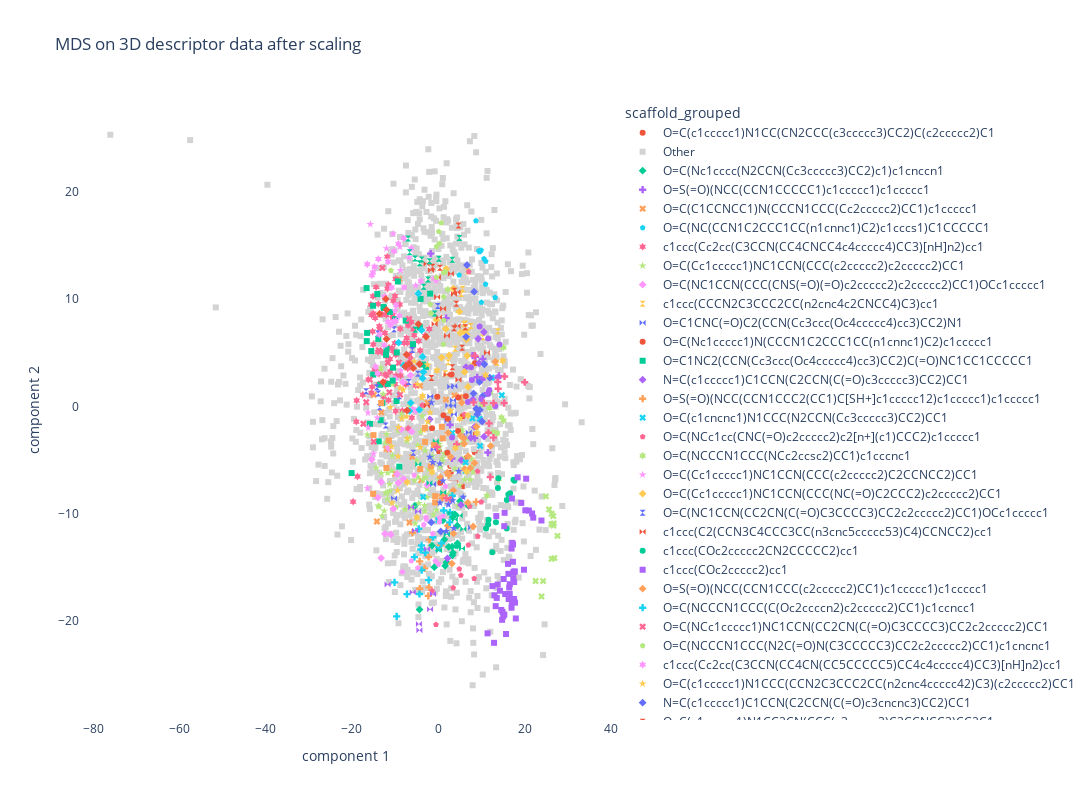

The notebook cell this image was saved under:
### Code cell
fig_3D_scaled = px.scatter(finalDf_3D_scaled, x="component 1", y="component 2",
                    color = "scaffold_grouped", symbol='scaffold_grouped',
                    symbol_sequence = symbols,
                    hover_data = None ,
                    color_discrete_map= {'Other': 'lightgrey'
                                         },
                   # size = "Activity",
                    title = 'MDS on 3D descriptor data after scaling',
                                      width=1200,
                                      height=800,render_mode='SVG')
fig_3D_scaled.update_layout(plot_bgcolor='White')
#fig_3D_scaled.show()
app_scatter = molplotly.add_molecules(fig=fig_3D_scaled,
                                      df=finalDf_3D_scaled,
                                      smiles_col='smiles',
                                      title_col='InChIKey',
                                      condition_col = 'scaffold_grouped')
                                                                          
app_scatter.run_server(mode='inline', port=9613, height=800)

### Figure 1 — Plotly figure (JSON) as saved in the notebook; plotly's stock layout.template omitted (floating-point values rounded to 4 significant figures; data arrays with more than 128 entries replaced by an {"elided": "..."} marker saying what was removed)
{"data": [{"hovertemplate": "scaffold_grouped=O=C(c1ccccc1)N1CC(CN2CCC(c3ccccc3)CC2)C(c2ccccc2)C1<br>component 1=%{x}<br>component 2=%{y}<extra></extra>", "legendgroup": "O=C(c1ccccc1)N1CC(CN2CCC(c3ccccc3)CC2)C(c2ccccc2)C1", "marker": {"color": "#EF553B", "symbol": "circle"}, "mode": "markers", "name": "O=C(c1ccccc1)N1CC(CN2CCC(c3ccccc3)CC2)C(c2ccccc2)C1", "orientation": "v", "showlegend": true, "type": "scatter", "x": [8.455, 9.438, 8.338, 2.928, 5.698, 6.554, 0.1893, 2.776, 3.982, 8.015, 2.891], "xaxis": "x", "y": [-4.283, -4.351, -2.591, -6.694, -7.459, -4.808, -4.201, -5.553, -6.971, -3.296, -6.179], "yaxis": "y"}, {"hovertemplate": "scaffold_grouped=Other<br>component 1=%{x}<br>component 2=%{y}<extra></extra>", "legendgroup": "Other", "marker": {"color": "lightgrey", "symbol": "square"}, "mode": "markers", "name": "Other", "orientation": "v", "showlegend": true, "type": "scatter", "x": {"elided": "1401 float values"}, "xaxis": "x", "y": {"elided": "1401 float values"}, "yaxis": "y"}, {"hovertemplate": "scaffold_grouped=O=C(Nc1cccc(N2CCN(Cc3ccccc3)CC2)c1)c1cnccn1<br>component 1=%{x}<br>component 2=%{y}<extra></extra>", "legendgroup": "O=C(Nc1cccc(N2CCN(Cc3ccccc3)CC2)c1)c1cnccn1", "marker": {"color": "#00cc96", "symbol": "diamond"}, "mode": "markers", "name": "O=C(Nc1cccc(N2CCN(Cc3ccccc3)CC2)c1)c1cnccn1", "orientation": "v", "showlegend": true, "type": "scatter", "x": [7.019, 1.427, 4.4, 3.274, 1.068, -4.351, 3.879, 0.6998, -0.9168, 1.598, 3.214, 4.441, 3.417, 4.424, 1.911, -1.446, -5.405, 5.011, 2.42, 3.339], "xaxis": "x", "y": [-9.266, -12.41, -11.12, -13.88, -10.64, -18.95, -10.07, -10.56, -14.99, -14.87, -13.08, -12.78, -13.66, -12.98, -14.54, -12.98, -9.255, -8.846, -13.1, -10.35], "yaxis": "y"}, {"hovertemplate": "scaffold_grouped=O=S(=O)(NCC(CCN1CCCCC1)c1ccccc1)c1ccccc1<br>component 1=%{x}<br>component 2=%{y}<extra></extra>", "legendgroup": "O=S(=O)(NCC(CCN1CCCCC1)c1ccccc1)c1ccccc1", "marker": {"color": "#ab63fa", "symbol": "cross"}, "mode": "markers", "name": "O=S(=O)(NCC(CCN1CCCCC1)c1ccccc1)c1ccccc1", "orientation": "v", "showlegend": true, "type": "scatter", "x": [11.49, 5.946, 3.156, 8.611, 13.82, 11.35, 10.32, 8.451, 1.812, 14.07, 7.959, -1.749, 9.031, 2.728], "xaxis": "x", "y": [-4.307, -2.832, -4.861, 4.619, 2.669, 1.226, 4.429, -2.956, 8.239, 2.847, 4.739, 14.25, 2.717, -1.705], "yaxis": "y"}, {"hovertemplate": "scaffold_grouped=O=C(C1CCNCC1)N(CCCN1CCC(Cc2ccccc2)CC1)c1ccccc1<br>component 1=%{x}<br>component 2=%{y}<extra></extra>", "legendgroup": "O=C(C1CCNCC1)N(CCCN1CCC(Cc2ccccc2)CC1)c1ccccc1", "marker": {"color": "#FFA15A", "symbol": "x"}, "mode": "markers", "name": "O=C(C1CCNCC1)N(CCCN1CCC(Cc2ccccc2)CC1)c1ccccc1", "orientation": "v", "showlegend": true, "type": "scatter", "x": [-9.983, -14.92, -4.211, -3.975, -6.041, -14.22, -9.042, 1.775, 3.762, -2.467, -13.2, 5.025, -6.69, -11.43, -12.03], "xaxis": "x", "y": [-6.288, 1.086, 1.915, -6.879, -4.707, -10.74, 11.9, 0.635, 1.031, 0.3487, -0.5537, 0.886, -10.83, -4.023, -3.969], "yaxis": "y"}, {"hovertemplate": "scaffold_grouped=O=C(NC(CCN1C2CCC1CC(n1cnnc1)C2)c1cccs1)C1CCCCC1<br>component 1=%{x}<br>component 2=%{y}<extra></extra>", "legendgroup": "O=C(NC(CCN1C2CCC1CC(n1cnnc1)C2)c1cccs1)C1CCCCC1", "marker": {"color": "#19d3f3", "symbol": "pentagon"}, "mode": "markers", "name": "O=C(NC(CCN1C2CCC1CC(n1cnnc1)C2)c1cccs1)C1CCCCC1", "orientation": "v", "showlegend": true, "type": "scatter", "x": [10.58, 9.588, 9.387, 9.94, 4.845, 10.0, 13.19, 8.725, 11.01, 10.97], "xaxis": "x", "y": [13.77, 14.42, 14.51, 14.57, 12.25, 9.707, 10.16, 17.31, 13.53, 11.39], "yaxis": "y"}, {"hovertemplate": "scaffold_grouped=c1ccc(Cc2cc(C3CCN(CC4CNCC4c4ccccc4)CC3)[nH]n2)cc1<br>component 1=%{x}<br>component 2=%{y}<extra></extra>", "legendgroup": "c1ccc(Cc2cc(C3CCN(CC4CNCC4c4ccccc4)CC3)[nH]n2)cc1", "marker": {"color": "#FF6692", "symbol": "hexagram"}, "mode": "markers", "name": "c1ccc(Cc2cc(C3CCN(CC4CNCC4c4ccccc4)CC3)[nH]n2)cc1", "orientation": "v", "showlegend": true, "type": "scatter", "x": [-2.069, -8.917, -4.199, -16.17, -10.02, -11.98, -13.73, -15.33, -14.42, -15.06, -13.66, -10.56, -9.833, -14.1, -11.53, -6.973, -10.4, -11.2, -18.72, -8.812, -8.324, -12.06, -7.333, -5.565, -10.41, -13.78, -10.7, -11.82, -9.871, -10.56, -15.61, -15.46, -15.07, -9.846, -15.13, -5.231, -5.778, -18.92, -12.29, -15.22, -17.49, -6.706, -11.17, -10.03, -13.03, -7.079, -11.41, -3.061, -12.7, -7.89, -5.926, -13.02, -7.197, -11.56, -14.76, -12.34, -12.04, -9.886, -12.23, -7.52, -8.724, -7.006, -19.73, -4.549, -13.98, -12.38, -7.463, -19.0, -10.07, -6.118, -14.63, -13.54, -13.91, -15.51, -11.79, -6.271], "xaxis": "x", "y": [7.218, 9.514, 5.221, 2.499, 2.092, 2.875, 3.052, 1.821, 11.13, 8.669, 7.482, 8.534, 2.853, 3.243, 0.5726, -2.068, 9.846, 4.419, -6.532, 7.248, -0.4039, 4.674, 6.376, 6.65, 5.158, 2.075, 5.428, 13.97, -0.4579, 8.163, 9.511, 8.513, 5.781, 4.819, 10.27, 1.946, 7.173, 0.5566, 2.244, 6.981, 1.088, 4.793, 3.252, 10.3, 8.588, 3.531, 5.478, 6.602, 0.9314, 5.91, 5.66, 5.07, 5.927, 11.35, 3.419, 2.964, 8.536, 11.89, 1.966, 2.043, 2.876, 7.556, -8.887, 6.105, 5.104, 6.854, 3.911, -1.423, 5.902, -1.058, 8.248, 7.177, 9.562, 1.278, 10.99, 7.876], "yaxis": "y"}, {"hovertemplate": "scaffold_grouped=O=C(Cc1ccccc1)NC1CCN(CCC(c2ccccc2)c2ccccc2)CC1<br>component 1=%{x}<br>component 2=%{y}<extra></extra>", "legendgroup": "O=C(Cc1ccccc1)NC1CCN(CCC(c2ccccc2)c2ccccc2)CC1", "marker": {"color": "#B6E880", "symbol": "star"}, "mode": "markers", "name": "O=C(Cc1ccccc1)NC1CCN(CCC(c2ccccc2)c2ccccc2)CC1", "orientation": "v", "showlegend": true, "type": "scatter", "x": [-13.01, -1.349, 5.305, -0.4471, -13.37, -11.28, 5.463, -3.503, -6.019, -12.79, -6.563, 0.483, -5.483, -3.047, 0.3073, -8.491, 0.1335, 4.923, -0.9548, -4.506, 4.539, 0.1332, -1.147, 5.935, 0.9066, -11.18, -4.714, 8.939, -12.52, 0.2218, -10.63, -12.19, -3.168, -13.68, -9.759, -13.16, -3.702, -14.41, 7.695, -2.611, -11.96, 3.867, -3.747, -1.566, -4.979, 6.671, 7.777, -7.724, -13.31, -9.286, -13.94, 7.382, 5.798, -11.79, -3.081, -2.614, -11.75, 5.661, 5.417, -11.49, -6.601, -7.259, -2.251, -11.79, -10.82, -2.885, 2.386, -4.76, 8.094, 6.088, 0.9312, -4.076, -5.353, -10.68, -2.169, -16.45, 1.402, -12.29], "xaxis": "x", "y": [-10.23, -4.622, -3.496, -9.679, 3.418, -7.264, -2.192, -6.822, -9.438, 1.144, 0.08982, -5.648, -6.928, -4.128, -3.748, -0.6945, -3.866, -7.366, -8.353, -9.037, -9.259, -6.809, -10.11, -5.172, -5.098, -7.881, -6.588, -1.99, -9.754, -3.505, -4.588, -8.072, -9.258, -9.379, -9.364, -6.246, -0.9067, -5.746, -5.641, -7.673, -2.607, -5.827, -0.122, -5.735, -5.053, -3.014, -4.894, -9.603, 3.627, -2.251, -9.281, -6.832, -5.797, -8.638, -9.754, -8.488, -6.194, -4.873, -2.418, -3.599, -2.903, -3.236, -1.464, -8.058, -6.016, -6.609, -8.17, -3.599, -6.142, -6.829, -4.833, -2.39, -10.93, 2.049, -5.902, -2.647, -4.392, -3.389], "yaxis": "y"}, {"hovertemplate": "scaffold_grouped=O=C(NC1CCN(CCC(CNS(=O)(=O)c2ccccc2)c2ccccc2)CC1)OCc1ccccc1<br>component 1=%{x}<br>component 2=%{y}<extra></extra>", "legendgroup": "O=C(NC1CCN(CCC(CNS(=O)(=O)c2ccccc2)c2ccccc2)CC1)OCc1ccccc1", "marker": {"color": "#FF97FF", "symbol": "diamond"}, "mode": "markers", "name": "O=C(NC1CCN(CCC(CNS(=O)(=O)c2ccccc2)c2ccccc2)CC1)OCc1ccccc1", "orientation": "v", "showlegend": true, "type": "scatter", "x": [-13.25, -11.0, -15.44, -8.224, -6.172, -14.0, -8.054, -10.4, -10.05, -13.21, -5.919, -11.5, -2.602, -9.532, -12.35, -6.426, -9.26, -5.204, -8.607], "xaxis": "x", "y": [-14.14, -11.95, -4.955, 2.265, -2.356, -8.502, -6.768, -9.538, 2.591, -7.05, -0.2788, -3.878, -7.341, -6.323, -11.89, 2.9, -7.139, -0.397, -2.138], "yaxis": "y"}, {"hovertemplate": "scaffold_grouped=c1ccc(CCCN2C3CCC2CC(n2cnc4c2CNCC4)C3)cc1<br>component 1=%{x}<br>component 2=%{y}<extra></extra>", "legendgroup": "c1ccc(CCCN2C3CCC2CC(n2cnc4c2CNCC4)C3)cc1", "marker": {"color": "#FECB52", "symbol": "hourglass"}, "mode": "markers", "name": "c1ccc(CCCN2C3CCC2CC(n2cnc4c2CNCC4)C3)cc1", "orientation": "v", "showlegend": true, "type": "scatter", "x": [5.331, 7.572, 6.309, 1.657, 5.914, 6.882, 13.82, 3.894, 13.6, 5.621, 6.814, 10.31, 2.309], "xaxis": "x", "y": [10.48, 7.495, 7.737, 3.083, 7.669, 6.939, 7.006, 5.371, 4.072, 10.98, 12.61, 6.44, 4.127], "yaxis": "y"}, {"hovertemplate": "scaffold_grouped=O=C1CNC(=O)C2(CCN(Cc3ccc(Oc4ccccc4)cc3)CC2)N1<br>component 1=%{x}<br>component 2=%{y}<extra></extra>", "legendgroup": "O=C1CNC(=O)C2(CCN(Cc3ccc(Oc4ccccc4)cc3)CC2)N1", "marker": {"color": "#636efa", "symbol": "bowtie"}, "mode": "markers", "name": "O=C1CNC(=O)C2(CCN(Cc3ccc(Oc4ccccc4)cc3)CC2)N1", "orientation": "v", "showlegend": true, "type": "scatter", "x": [3.623, 3.743, 3.432, -10.25, 2.346, 7.635, 2.123, 7.063, 3.442, -1.076, -1.227, 2.776, -1.856], "xaxis": "x", "y": [-0.7367, 1.895, 0.5718, -8.583, 0.07512, -11.29, -1.327, -2.431, 0.0555, -3.992, -7.256, 1.845, 0.92], "yaxis": "y"}, {"hovertemplate": "scaffold_grouped=O=C(Nc1ccccc1)N(CCCN1C2CCC1CC(n1cnnc1)C2)c1ccccc1<br>component 1=%{x}<br>component 2=%{y}<extra></extra>", "legendgroup": "O=C(Nc1ccccc1)N(CCCN1C2CCC1CC(n1cnnc1)C2)c1ccccc1", "marker": {"color": "#EF553B", "symbol": "circle"}, "mode": "markers", "name": "O=C(Nc1ccccc1)N(CCCN1C2CCC1CC(n1cnnc1)C2)c1ccccc1", "orientation": "v", "showlegend": true, "type": "scatter", "x": [5.672, 1.209, 3.086, 6.383, 0.4918, 8.503, 2.109, 4.596, 4.658, -1.44, -0.2269, 2.204], "xaxis": "x", "y": [-0.9092, -0.8153, 2.968, 0.9399, -7.117, 4.017, -4.313, -2.299, 0.8259, -2.047, 0.9, -1.156], "yaxis": "y"}, {"hovertemplate": "scaffold_grouped=O=C1NC2(CCN(Cc3ccc(Oc4ccccc4)cc3)CC2)C(=O)NC1CC1CCCCC1<br>component 1=%{x}<br>component 2=%{y}<extra></extra>", "legendgroup": "O=C1NC2(CCN(Cc3ccc(Oc4ccccc4)cc3)CC2)C(=O)NC1CC1CCCCC1", "marker": {"color": "#00cc96", "symbol": "square"}, "mode": "markers", "name": "O=C1NC2(CCN(Cc3ccc(Oc4ccccc4)cc3)CC2)C(=O)NC1CC1CCCCC1", "orientation": "v", "showlegend": true, "type": "scatter", "x": [-9.606, -11.71, -15.1, -12.0, -9.669, -13.47, -9.992, -7.546, -12.69, -2.844, -14.13, -16.57, -10.57, -20.09, -9.029, -13.35, -4.267, -16.61, -15.84, -9.365, -4.091, -12.98, -12.11, -16.49, -3.582, -15.08, -12.61, -11.19, -13.79, -5.847, -15.52, -10.48, -1.882, -13.89], "xaxis": "x", "y": [5.034, 2.096, 9.391, 5.363, 0.5035, 2.026, 8.143, 8.005, 9.272, 3.695, 10.48, 6.092, 2.409, -6.22, -5.62, -1.287, 7.381, 11.04, -1.634, 11.66, 10.03, 0.3049, 4.816, 6.855, 3.904, 2.964, 9.177, 8.815, -3.264, 5.8, 5.162, 3.619, 10.52, 6.294], "yaxis": "y"}, {"hovertemplate": "scaffold_grouped=N=C(c1ccccc1)C1CCN(C2CCN(C(=O)c3ccccc3)CC2)CC1<br>component 1=%{x}<br>component 2=%{y}<extra></extra>", "legendgroup": "N=C(c1ccccc1)C1CCN(C2CCN(C(=O)c3ccccc3)CC2)CC1", "marker": {"color": "#ab63fa", "symbol": "diamond"}, "mode": "markers", "name": "N=C(c1ccccc1)C1CCN(C2CCN(C(=O)c3ccccc3)CC2)CC1", "orientation": "v", "showlegend": true, "type": "scatter", "x": [10.57, 5.262, 7.566, 9.433, 5.336, 10.61, -1.969, 9.267, 8.434, 8.036, 2.132, 6.445], "xaxis": "x", "y": [6.939, -9.19, -2.933, 4.018, -5.014, -2.825, -1.203, 6.31, -1.911, 0.6544, -14.17, 3.666], "yaxis": "y"}, {"hovertemplate": "scaffold_grouped=O=S(=O)(NCC(CCN1CCC2(CC1)C[SH+]c1ccccc12)c1ccccc1)c1ccccc1<br>component 1=%{x}<br>component 2=%{y}<extra></extra>", "legendgroup": "O=S(=O)(NCC(CCN1CCC2(CC1)C[SH+]c1ccccc12)c1ccccc1)c1ccccc1", "marker": {"color": "#FFA15A", "symbol": "cross"}, "mode": "markers", "name": "O=S(=O)(NCC(CCN1CCC2(CC1)C[SH+]c1ccccc12)c1ccccc1)c1ccccc1", "orientation": "v", "showlegend": true, "type": "scatter", "x": [-2.234, -5.965, 0.8769, -3.155, -2.119, 0.541, -2.044, -2.297, -4.294, -4.305, 0.9463, 8.784, 2.422], "xaxis": "x", "y": [-14.05, -11.78, -8.275, -15.11, -16.88, -12.94, -12.43, -17.67, -17.01, -14.46, -8.525, -8.907, -6.444], "yaxis": "y"}, {"hovertemplate": "scaffold_grouped=O=C(c1cncnc1)N1CCC(N2CCN(Cc3ccccc3)CC2)CC1<br>component 1=%{x}<br>component 2=%{y}<extra></extra>", "legendgroup": "O=C(c1cncnc1)N1CCC(N2CCN(Cc3ccccc3)CC2)CC1", "marker": {"color": "#19d3f3", "symbol": "x"}, "mode": "markers", "name": "O=C(c1cncnc1)N1CCC(N2CCN(Cc3ccccc3)CC2)CC1", "orientation": "v", "showlegend": true, "type": "scatter", "x": [3.236, 7.94, -0.01255, -3.494, 9.607, 9.703, -0.02285, 14.73, 6.356, 6.343, 12.35], "xaxis": "x", "y": [-2.466, -1.11, -10.61, -8.448, -1.155, -3.685, -13.3, 1.052, -6.059, -5.221, 2.675], "yaxis": "y"}, {"hovertemplate": "scaffold_grouped=O=C(NCc1cc(CNC(=O)c2ccccc2)c2[n+](c1)CCC2)c1ccccc1<br>component 1=%{x}<br>component 2=%{y}<extra></extra>", "legendgroup": "O=C(NCc1cc(CNC(=O)c2ccccc2)c2[n+](c1)CCC2)c1ccccc1", "marker": {"color": "#FF6692", "symbol": "pentagon"}, "mode": "markers", "name": "O=C(NCc1cc(CNC(=O)c2ccccc2)c2[n+](c1)CCC2)c1ccccc1", "orientation": "v", "showlegend": true, "type": "scatter", "x": [3.47, 9.955, 9.165, -1.435, 9.12, -3.73, 6.098, 5.231, -0.5373, 8.333, 4.866, 7.06, 7.269, 6.971], "xaxis": "x", "y": [-16.92, -8.918, -12.11, -17.21, -6.059, 0.105, -0.7575, -15.76, -20.36, -16.05, -15.17, 12.56, -9.33, -12.93], "yaxis": "y"}, {"hovertemplate": "scaffold_grouped=O=C(NCCCN1CCC(NCc2ccsc2)CC1)c1cccnc1<br>component 1=%{x}<br>component 2=%{y}<extra></extra>", "legendgroup": "O=C(NCCCN1CCC(NCc2ccsc2)CC1)c1cccnc1", "marker": {"color": "#B6E880", "symbol": "hexagram"}, "mode": "markers", "name": "O=C(NCCCN1CCC(NCc2ccsc2)CC1)c1cccnc1", "orientation": "v", "showlegend": true, "type": "scatter", "x": [15.13, 15.14, 12.8, 11.9, 11.27, 12.1, 14.01, 14.66, 2.222, 10.08, 13.67], "xaxis": "x", "y": [5.491, -1.325, -2.377, -0.1495, -8.338, 1.273, -6.784, -1.036, 10.9, 0.1831, -2.507], "yaxis": "y"}, {"hovertemplate": "scaffold_grouped=O=C(Cc1ccccc1)NC1CCN(CCC(c2ccccc2)C2CCNCC2)CC1<br>component 1=%{x}<br>component 2=%{y}<extra></extra>", "legendgroup": "O=C(Cc1ccccc1)NC1CCN(CCC(c2ccccc2)C2CCNCC2)CC1", "marker": {"color": "#FF97FF", "symbol": "star"}, "mode": "markers", "name": "O=C(Cc1ccccc1)NC1CCN(CCC(c2ccccc2)C2CCNCC2)CC1", "orientation": "v", "showlegend": true, "type": "scatter", "x": [-12.0, -14.15, -6.781, -5.233, -10.45, -16.41, -1.085, -15.75, -8.742, -10.04, -16.22, -8.895, -14.98, -0.4589, -8.657, -16.29], "xaxis": "x", "y": [14.73, -1.068, 13.88, 11.28, 16.1, -7.643, 11.93, 17.0, 12.69, 8.908, -1.997, 14.89, -4.419, 11.71, 3.356, -0.5951], "yaxis": "y"}, {"hovertemplate": "scaffold_grouped=O=C(Cc1ccccc1)NC1CCN(CCC(NC(=O)C2CCC2)c2ccccc2)CC1<br>component 1=%{x}<br>component 2=%{y}<extra></extra>", "legendgroup": "O=C(Cc1ccccc1)NC1CCN(CCC(NC(=O)C2CCC2)c2ccccc2)CC1", "marker": {"color": "#FECB52", "symbol": "diamond"}, "mode": "markers", "name": "O=C(Cc1ccccc1)NC1CCN(CCC(NC(=O)C2CCC2)c2ccccc2)CC1", "orientation": "v", "showlegend": true, "type": "scatter", "x": [2.52, 6.571, 6.69, 4.894, 3.498, 6.046, 5.096, -0.4411, 1.747, 1.828, 6.088, 0.7787, 6.89, 7.661], "xaxis": "x", "y": [4.75, 6.235, 4.724, 8.84, 10.99, 6.976, 6.853, 8.065, 7.238, 12.83, 3.216, 4.557, 1.821, 3.721], "yaxis": "y"}, {"hovertemplate": "scaffold_grouped=O=C(NC1CCN(CC2CN(C(=O)C3CCCC3)CC2c2ccccc2)CC1)OCc1ccccc1<br>component 1=%{x}<br>component 2=%{y}<extra></extra>", "legendgroup": "O=C(NC1CCN(CC2CN(C(=O)C3CCCC3)CC2c2ccccc2)CC1)OCc1ccccc1", "marker": {"color": "#636efa", "symbol": "hourglass"}, "mode": "markers", "name": "O=C(NC1CCN(CC2CN(C(=O)C3CCCC3)CC2c2ccccc2)CC1)OCc1ccccc1", "orientation": "v", "showlegend": true, "type": "scatter", "x": [-5.796, -6.035, -10.24, -6.847, -13.9, -4.71, -9.078, -12.19, -13.96, -16.72, -0.08862, -13.58, -14.22, -6.052], "xaxis": "x", "y": [-4.32, 5.265, 7.205, 2.279, 1.202, 3.037, 0.9434, -1.776, 6.801, 1.424, 9.375, -0.06759, 1.778, 3.993], "yaxis": "y"}, {"hovertemplate": "scaffold_grouped=c1ccc(C2(CCN3C4CCC3CC(n3cnc5ccccc53)C4)CCNCC2)cc1<br>component 1=%{x}<br>component 2=%{y}<extra></extra>", "legendgroup": "c1ccc(C2(CCN3C4CCC3CC(n3cnc5ccccc53)C4)CCNCC2)cc1", "marker": {"color": "#EF553B", "symbol": "bowtie"}, "mode": "markers", "name": "c1ccc(C2(CCN3C4CCC3CC(n3cnc5ccccc53)C4)CCNCC2)cc1", "orientation": "v", "showlegend": true, "type": "scatter", "x": [1.931, 4.674, -0.2689, -1.673, 2.012, 0.185, -2.706, 4.455, -2.614, 11.29, -0.8459, 2.928, -0.07972, 3.646, 1.116, 4.444], "xaxis": "x", "y": [2.977, 2.495, 10.2, 12.71, 6.587, 8.324, 13.32, 7.497, 0.05698, 5.002, 7.698, 12.39, 12.04, 10.49, 9.111, 10.66], "yaxis": "y"}, {"hovertemplate": "scaffold_grouped=c1ccc(COc2ccccc2CN2CCCCC2)cc1<br>component 1=%{x}<br>component 2=%{y}<extra></extra>", "legendgroup": "c1ccc(COc2ccccc2CN2CCCCC2)cc1", "marker": {"color": "#00cc96", "symbol": "circle"}, "mode": "markers", "name": "c1ccc(COc2ccccc2CN2CCCCC2)cc1", "orientation": "v", "showlegend": true, "type": "scatter", "x": [11.65, 17.65, 11.57, 15.9, 16.66, 11.08, 13.37, 15.87, 13.83, 13.92, 16.24, 12.53, 17.43], "xaxis": "x", "y": [-10.58, -6.933, -11.01, -8.722, -8.105, -11.4, -10.81, -11.4, -7.623, -6.708, -8.21, -13.6, -6.842], "yaxis": "y"}, {"hovertemplate": "scaffold_grouped=c1ccc(COc2ccccc2)cc1<br>component 1=%{x}<br>component 2=%{y}<extra></extra>", "legendgroup": "c1ccc(COc2ccccc2)cc1", "marker": {"color": "#ab63fa", "symbol": "square"}, "mode": "markers", "name": "c1ccc(COc2ccccc2)cc1", "orientation": "v", "showlegend": true, "type": "scatter", "x": [17.79, 17.34, 17.64, 16.32, 17.98, 13.45, 14.9, 15.38, 13.01, 15.51, 16.57, 21.75, 12.57, 20.37, 13.77, 11.43, 17.16, 14.8, 22.01, 17.43, 19.24, 16.16, 21.0, 16.26, 13.31, 15.71, 15.32, 17.73, 16.98, 15.16, 17.59, 17.08, 15.07, 18.4, 17.4, 17.0, 13.56, 17.31, 14.29, 16.57, 12.93, 17.06, 19.86, 20.18, 16.44, 17.58, 14.6, 23.92, 15.29], "xaxis": "x", "y": [-18.3, -12.88, -15.44, -17.97, -19.78, -10.23, -19.17, -9.925, -17.62, -17.51, -17.5, -9.992, -16.76, -6.743, -16.62, -21.17, -12.73, -19.91, -10.38, -15.43, -9.003, -14.69, -9.715, -15.62, -18.63, -21.23, -19.42, -15.39, -18.78, -16.1, -16.39, -8.59, -19.59, -6.619, -16.01, -13.26, -17.87, -14.49, -17.2, -16.58, -22.06, -18.31, -15.23, -9.694, -16.9, -17.97, -18.99, -10.64, -11.17], "yaxis": "y"}, {"hovertemplate": "scaffold_grouped=O=S(=O)(NCC(CCN1CCC(c2ccccc2)CC1)c1ccccc1)c1ccccc1<br>component 1=%{x}<br>component 2=%{y}<extra></extra>", "legendgroup": "O=S(=O)(NCC(CCN1CCC(c2ccccc2)CC1)c1ccccc1)c1ccccc1", "marker": {"color": "#FFA15A", "symbol": "diamond"}, "mode": "markers", "name": "O=S(=O)(NCC(CCN1CCC(c2ccccc2)CC1)c1ccccc1)c1ccccc1", "orientation": "v", "showlegend": true, "type": "scatter", "x": [6.917, 5.997, 2.836, 2.135, 13.22, 8.859, 6.863, 0.5007, 2.172, 5.435, 3.495, 6.166, 5.175, 2.309, 3.517, 7.406, 8.098, 12.14, 8.401, 5.905, 3.145], "xaxis": "x", "y": [-4.641, -3.483, -4.718, -6.185, 4.173, -1.9, -8.987, -6.613, -11.12, 0.3503, -7.841, -5.852, -2.74, -2.469, -11.85, -5.757, -11.2, -3.69, -5.277, -2.98, -14.66], "yaxis": "y"}, {"hovertemplate": "scaffold_grouped=O=C(NCCCN1CCC(C(Oc2ccccn2)c2ccccc2)CC1)c1ccncc1<br>component 1=%{x}<br>component 2=%{y}<extra></extra>", "legendgroup": "O=C(NCCCN1CCC(C(Oc2ccccn2)c2ccccc2)CC1)c1ccncc1", "marker": {"color": "#19d3f3", "symbol": "cross"}, "mode": "markers", "name": "O=C(NCCCN1CCC(C(Oc2ccccn2)c2ccccc2)CC1)c1ccncc1", "orientation": "v", "showlegend": true, "type": "scatter", "x": [-3.024, -10.13, 1.246, 3.253, -9.635, -3.871, -4.356, -5.532, 0.7413, -4.044, 2.708, -4.524, -3.843, -7.253, 2.652, -1.248, -2.228], "xaxis": "x", "y": [-13.64, -16.42, -9.717, -8.333, -19.59, -12.96, -17.5, -14.06, -12.78, -13.35, -9.895, -11.42, -15.27, -17.52, -10.82, -12.2, -16.21], "yaxis": "y"}, {"hovertemplate": "scaffold_grouped=O=C(NCc1ccccc1)NC1CCN(CC2CN(C(=O)C3CCCC3)CC2c2ccccc2)CC1<br>component 1=%{x}<br>component 2=%{y}<extra></extra>", "legendgroup": "O=C(NCc1ccccc1)NC1CCN(CC2CN(C(=O)C3CCCC3)CC2c2ccccc2)CC1", "marker": {"color": "#FF6692", "symbol": "x"}, "mode": "markers", "name": "O=C(NCc1ccccc1)NC1CCN(CC2CN(C(=O)C3CCCC3)CC2c2ccccc2)CC1", "orientation": "v", "showlegend": true, "type": "scatter", "x": [-6.499, -14.96, -11.68, -9.141, -13.79, -12.96, -17.37, -11.34, -6.771, -8.839, -16.7, -15.87], "xaxis": "x", "y": [4.388, -3.295, 4.073, 4.075, 5.254, 12.92, -1.62, 1.317, 8.161, 1.111, 0.3897, 2.499], "yaxis": "y"}, {"hovertemplate": "scaffold_grouped=O=C(NCCCN1CCC(N2C(=O)N(C3CCCCC3)CC2c2ccccc2)CC1)c1cncnc1<br>component 1=%{x}<br>component 2=%{y}<extra></extra>", "legendgroup": "O=C(NCCCN1CCC(N2C(=O)N(C3CCCCC3)CC2c2ccccc2)CC1)c1cncnc1", "marker": {"color": "#B6E880", "symbol": "pentagon"}, "mode": "markers", "name": "O=C(NCCCN1CCC(N2C(=O)N(C3CCCCC3)CC2c2ccccc2)CC1)c1cncnc1", "orientation": "v", "showlegend": true, "type": "scatter", "x": [1.63, -0.4139, 1.249, 1.234, 1.285, 0.2535, 1.19, -1.851, -10.97, -1.704, -0.4198, 0.1117, 0.6782], "xaxis": "x", "y": [12.55, 14.92, 12.5, 10.22, 8.025, 15.2, 5.793, 9.518, 12.68, 8.683, 12.04, 16.31, 17.12], "yaxis": "y"}, {"hovertemplate": "scaffold_grouped=c1ccc(Cc2cc(C3CCN(CC4CN(CC5CCCCC5)CC4c4ccccc4)CC3)[nH]n2)cc1<br>component 1=%{x}<br>component 2=%{y}<extra></extra>", "legendgroup": "c1ccc(Cc2cc(C3CCN(CC4CN(CC5CCCCC5)CC4c4ccccc4)CC3)[nH]n2)cc1", "marker": {"color": "#FF97FF", "symbol": "hexagram"}, "mode": "markers", "name": "c1ccc(Cc2cc(C3CCN(CC4CN(CC5CCCCC5)CC4c4ccccc4)CC3)[nH]n2)cc1", "orientation": "v", "showlegend": true, "type": "scatter", "x": [-15.14, -10.29, -13.88, -4.042, -13.63, -9.781, -15.39, -7.981, -10.32, -14.5, -6.268, -9.04, -12.51, -11.62, -9.849, -11.64, -10.79, -7.914, -16.47, -14.08, -14.77, -9.223, -11.07, -12.45], "xaxis": "x", "y": [12.5, 14.48, 13.75, 11.67, 6.702, 9.425, 12.22, 15.69, 7.919, 3.706, 14.73, 8.454, 5.715, 7.866, 7.968, 13.49, 11.08, 11.1, 13.26, 3.083, 13.02, 15.17, 7.558, 10.22], "yaxis": "y"}, {"hovertemplate": "scaffold_grouped=O=C(c1ccccc1)N1CCC(CCN2C3CCC2CC(n2cnc4ccccc42)C3)(c2ccccc2)CC1<br>component 1=%{x}<br>component 2=%{y}<extra></extra>", "legendgroup": "O=C(c1ccccc1)N1CCC(CCN2C3CCC2CC(n2cnc4ccccc42)C3)(c2ccccc2)CC1", "marker": {"color": "#FECB52", "symbol": "star"}, "mode": "markers", "name": "O=C(c1ccccc1)N1CCC(CCN2C3CCC2CC(n2cnc4ccccc42)C3)(c2ccccc2)CC1", "orientation": "v", "showlegend": true, "type": "scatter", "x": [-4.825, -11.12, -2.483, -5.593, -3.421, -2.439, -8.133, -9.319, -8.837, -7.333, -9.422, -1.923, -8.437, -7.207, -9.207, -3.824, -10.84, -4.168, -10.74], "xaxis": "x", "y": [2.071, -0.0764, 3.871, 4.191, -2.188, -1.417, 1.543, -4.67, 1.713, -0.954, -7.852, -0.562, -1.117, -3.007, -1.956, 0.8255, -3.745, -3.817, -9.004], "yaxis": "y"}, {"hovertemplate": "scaffold_grouped=N=C(c1ccccc1)C1CCN(C2CCN(C(=O)c3cncnc3)CC2)CC1<br>component 1=%{x}<br>component 2=%{y}<extra></extra>", "legendgroup": "N=C(c1ccccc1)C1CCN(C2CCN(C(=O)c3cncnc3)CC2)CC1", "marker": {"color": "#636efa", "symbol": "diamond"}, "mode": "markers", "name": "N=C(c1ccccc1)C1CCN(C2CCN(C(=O)c3cncnc3)CC2)CC1", "orientation": "v", "showlegend": true, "type": "scatter", "x": [8.309, 8.809, 6.436, 9.646, 6.648, 10.7, 0.5641, 8.176, 10.15, 10.29, 11.95, 9.068, 9.569, -1.617], "xaxis": "x", "y": [10.71, -0.2193, 6.493, -0.3256, 13.18, 3.932, -11.67, 1.214, -1.41, 0.961, 2.676, -0.7274, 2.282, -10.82], "yaxis": "y"}, {"hovertemplate": "scaffold_grouped=O=C(c1cncnc1)N1CC2CN(CCC(c3ccccc3)C3CCNCC3)CC2C1<br>component 1=%{x}<br>component 2=%{y}<extra></extra>", "legendgroup": "O=C(c1cncnc1)N1CC2CN(CCC(c3ccccc3)C3CCNCC3)CC2C1", "marker": {"color": "#EF553B", "symbol": "hourglass"}, "mode": "markers", "name": "O=C(c1cncnc1)N1CC2CN(CCC(c3ccccc3)C3CCNCC3)CC2C1", "orientation": "v", "showlegend": true, "type": "scatter", "x": [-1.306, -1.585, 6.281, 5.537, 3.268, 4.181, 0.3936, 3.65, 3.756, 4.692], "xaxis": "x", "y": [13.02, 2.652, 7.38, 5.476, 3.657, 9.576, 12.94, 7.296, 10.78, 16.87], "yaxis": "y"}, {"hovertemplate": "scaffold_grouped=O=C(Nc1cccc(C2CCN(Cc3ccccc3)CC2)c1)c1cnccn1<br>component 1=%{x}<br>component 2=%{y}<extra></extra>", "legendgroup": "O=C(Nc1cccc(C2CCN(Cc3ccccc3)CC2)c1)c1cnccn1", "marker": {"color": "#00cc96", "symbol": "bowtie"}, "mode": "markers", "name": "O=C(Nc1cccc(C2CCN(Cc3ccccc3)CC2)c1)c1cnccn1", "orientation": "v", "showlegend": true, "type": "scatter", "x": [2.821, 0.2053, 3.829, 5.484, -2.032, -4.64, -0.5768, 1.992, 1.157, 4.585, 4.952, 5.802], "xaxis": "x", "y": [-9.943, -13.42, -10.54, -13.26, -7.136, -5.395, -3.274, -11.93, -8.039, -13.08, -10.18, -11.43], "yaxis": "y"}, {"hovertemplate": "scaffold_grouped=O=C(c1ccccc1)N1CCC(N2CCC(Cc3ccccc3)CC2)CC1<br>component 1=%{x}<br>component 2=%{y}<extra></extra>", "legendgroup": "O=C(c1ccccc1)N1CCC(N2CCC(Cc3ccccc3)CC2)CC1", "marker": {"color": "#ab63fa", "symbol": "circle"}, "mode": "markers", "name": "O=C(c1ccccc1)N1CCC(N2CCC(Cc3ccccc3)CC2)CC1", "orientation": "v", "showlegend": true, "type": "scatter", "x": [11.85, 14.19, 6.876, 9.981, 7.792, 11.57, 9.585, 10.44, 7.582, 11.62, 3.206, 13.21], "xaxis": "x", "y": [1.522, 5.767, 0.4091, 0.6815, 2.464, 6.343, 7.449, 2.636, 3.641, 1.188, -2.904, 0.03954], "yaxis": "y"}, {"hovertemplate": "scaffold_grouped=O=C(NCCCN1CCC(N(Cc2cccnc2)c2ccccc2)CC1)c1cccnc1<br>component 1=%{x}<br>component 2=%{y}<extra></extra>", "legendgroup": "O=C(NCCCN1CCC(N(Cc2cccnc2)c2ccccc2)CC1)c1cccnc1", "marker": {"color": "#FFA15A", "symbol": "square"}, "mode": "markers", "name": "O=C(NCCCN1CCC(N(Cc2cccnc2)c2ccccc2)CC1)c1cccnc1", "orientation": "v", "showlegend": true, "type": "scatter", "x": [-15.01, 0.8284, -3.042, -3.086, -0.7291, -1.726, -13.24, -12.01, -11.46, -4.172, -0.977, 1.043, -0.708, -15.1], "xaxis": "x", "y": [-2.679, -1.903, -3.313, -2.0, -8.961, -5.614, 0.3223, -5.742, -3.183, -5.846, -3.61, -2.977, -8.372, -8.158], "yaxis": "y"}, {"hovertemplate": "scaffold_grouped=O=C(NCc1ccccc1)C1CCN(CCCN(C(=O)C2CCNCC2)c2ccccc2)CC1<br>component 1=%{x}<br>component 2=%{y}<extra></extra>", "legendgroup": "O=C(NCc1ccccc1)C1CCN(CCCN(C(=O)C2CCNCC2)c2ccccc2)CC1", "marker": {"color": "#19d3f3", "symbol": "diamond"}, "mode": "markers", "name": "O=C(NCc1ccccc1)C1CCN(CCCN(C(=O)C2CCNCC2)c2ccccc2)CC1", "orientation": "v", "showlegend": true, "type": "scatter", "x": [-3.626, -3.447, -3.629, -6.39, -9.195, -8.049, -4.378, -4.612, -6.659, -3.861], "xaxis": "x", "y": [2.626, 3.22, 4.642, 0.3316, 5.943, 3.824, -0.3168, 10.53, -0.418, 7.115], "yaxis": "y"}, {"hovertemplate": "scaffold_grouped=O=C(c1ccccc1)N1CCC(N2CCN(Cc3ccccc3)CC2)CC1<br>component 1=%{x}<br>component 2=%{y}<extra></extra>", "legendgroup": "O=C(c1ccccc1)N1CCC(N2CCN(Cc3ccccc3)CC2)CC1", "marker": {"color": "#FF6692", "symbol": "cross"}, "mode": "markers", "name": "O=C(c1ccccc1)N1CCC(N2CCN(Cc3ccccc3)CC2)CC1", "orientation": "v", "showlegend": true, "type": "scatter", "x": [2.842, 15.36, 10.6, 8.182, 8.488, 20.04, 12.78, 13.8, -0.2767, 4.269, 11.63, 12.06, 15.28, 11.77, 13.88, 1.846, 12.8], "xaxis": "x", "y": [-8.701, 2.796, 0.304, 0.3792, 4.73, 2.254, -2.909, 2.278, -3.792, -3.53, -2.459, -6.597, 0.3135, -1.585, 1.64, -8.554, 0.3083], "yaxis": "y"}, {"hovertemplate": "scaffold_grouped=c1cnc2c(c1)ccc1cccnc12<br>component 1=%{x}<br>component 2=%{y}<extra></extra>", "legendgroup": "c1cnc2c(c1)ccc1cccnc12", "marker": {"color": "#B6E880", "symbol": "x"}, "mode": "markers", "name": "c1cnc2c(c1)ccc1cccnc12", "orientation": "v", "showlegend": true, "type": "scatter", "x": [26.92, 27.64, 24.31, 22.56, 26.66, 26.29, 25.7, 26.68, 24.96, 26.21, 23.94, 26.77, 26.27], "xaxis": "x", "y": [-14.15, -12.08, -16.3, -16.29, -10.24, -10.01, -9.612, -11.12, -8.393, -10.98, -17.73, -10.92, -14.22], "yaxis": "y"}, {"hovertemplate": "scaffold_grouped=O=C(NCCCN1CCC(N(Cc2ccccc2)c2ccccc2)CC1)c1ccncc1<br>component 1=%{x}<br>component 2=%{y}<extra></extra>", "legendgroup": "O=C(NCCCN1CCC(N(Cc2ccccc2)c2ccccc2)CC1)c1ccncc1", "marker": {"color": "#FF97FF", "symbol": "pentagon"}, "mode": "markers", "name": "O=C(NCCCN1CCC(N(Cc2ccccc2)c2ccccc2)CC1)c1ccncc1", "orientation": "v", "showlegend": true, "type": "scatter", "x": [0.3254, -2.872, 0.2866, -6.244, -2.745, 1.14, -4.765, -8.301, -5.582, -3.35, 1.672, -0.6689, -1.293, 0.06535], "xaxis": "x", "y": [-10.4, -10.35, -10.78, -14.41, -10.54, -10.24, -15.08, -15.43, -6.428, -11.04, -7.459, -14.43, -11.88, -14.73], "yaxis": "y"}, {"hovertemplate": "scaffold_grouped=N=C(c1ccccc1)C1CCN(C2CCN(C(=O)c3ccc[nH+]c3)CC2)CC1<br>component 1=%{x}<br>component 2=%{y}<extra></extra>", "legendgroup": "N=C(c1ccccc1)C1CCN(C2CCN(C(=O)c3ccc[nH+]c3)CC2)CC1", "marker": {"color": "#FECB52", "symbol": "hexagram"}, "mode": "markers", "name": "N=C(c1ccccc1)C1CCN(C2CCN(C(=O)c3ccc[nH+]c3)CC2)CC1", "orientation": "v", "showlegend": true, "type": "scatter", "x": [2.807, -1.478, 6.869, -7.219, 4.96, 6.571, 8.961, -0.3106, 10.97, -3.644, -4.979, 14.95, 3.985], "xaxis": "x", "y": [-0.457, -6.137, -0.8399, -7.081, -1.147, -6.09, -2.496, 3.353, 2.905, 0.9722, -10.37, 4.256, -3.871], "yaxis": "y"}, {"hovertemplate": "scaffold_grouped=O=C(Nc1cccc(C2CCN(Cc3ccccc3)CC2)c1)c1ccccc1<br>component 1=%{x}<br>component 2=%{y}<extra></extra>", "legendgroup": "O=C(Nc1cccc(C2CCN(Cc3ccccc3)CC2)c1)c1ccccc1", "marker": {"color": "#636efa", "symbol": "star"}, "mode": "markers", "name": "O=C(Nc1cccc(C2CCN(Cc3ccccc3)CC2)c1)c1ccccc1", "orientation": "v", "showlegend": true, "type": "scatter", "x": [-1.591, 4.749, -1.26, 2.326, 1.077, 0.3997, 0.3684, 5.759, 3.336, -1.961, 1.85, 3.607], "xaxis": "x", "y": [0.3598, -6.054, -5.215, -9.159, -6.937, -8.992, -5.346, -8.465, -8.783, -4.734, -11.64, -11.36], "yaxis": "y"}, {"hovertemplate": "scaffold_grouped=O=C(Cc1ccccc1)NC1CCN(CC2CN(C(=O)C3CCCC3)CC2c2ccccc2)CC1<br>component 1=%{x}<br>component 2=%{y}<extra></extra>", "legendgroup": "O=C(Cc1ccccc1)NC1CCN(CC2CN(C(=O)C3CCCC3)CC2c2ccccc2)CC1", "marker": {"color": "#EF553B", "symbol": "diamond"}, "mode": "markers", "name": "O=C(Cc1ccccc1)NC1CCN(CC2CN(C(=O)C3CCCC3)CC2c2ccccc2)CC1", "orientation": "v", "showlegend": true, "type": "scatter", "x": [-5.799, -7.358, -4.607, -2.81, -13.61, -7.228, -12.15, -6.73, -12.0, -12.01, -12.81, -4.35, -7.64], "xaxis": "x", "y": [3.562, 4.838, 7.68, 6.494, 8.632, -0.3781, 10.03, 3.969, 6.282, 9.009, 2.269, 3.948, 3.728], "yaxis": "y"}, {"hovertemplate": "scaffold_grouped=c1ccc(CCCC2CCN(CC3CN(CC4CCCCC4)CC3c3ccccc3)CC2)cc1<br>component 1=%{x}<br>component 2=%{y}<extra></extra>", "legendgroup": "c1ccc(CCCC2CCN(CC3CN(CC4CCCCC4)CC3c3ccccc3)CC2)cc1", "marker": {"color": "#00cc96", "symbol": "hourglass"}, "mode": "markers", "name": "c1ccc(CCCC2CCN(CC3CN(CC4CCCCC4)CC3c3ccccc3)CC2)cc1", "orientation": "v", "showlegend": true, "type": "scatter", "x": [-6.643, -5.378, -2.38, 4.9, -5.305, -4.34, -0.8157, 0.1471, 3.254, -3.389, -2.036, -3.845, -6.988], "xaxis": "x", "y": [14.39, 13.8, 11.84, 15.71, 7.155, 13.35, 8.674, 13.79, 13.69, 11.16, 13.54, 13.7, 15.67], "yaxis": "y"}, {"hovertemplate": "scaffold_grouped=O=C(NCC1CCN(Cc2ccccc2OCc2ccccc2)CC1)Nc1ccccc1<br>component 1=%{x}<br>component 2=%{y}<extra></extra>", "legendgroup": "O=C(NCC1CCN(Cc2ccccc2OCc2ccccc2)CC1)Nc1ccccc1", "marker": {"color": "#ab63fa", "symbol": "bowtie"}, "mode": "markers", "name": "O=C(NCC1CCN(Cc2ccccc2OCc2ccccc2)CC1)Nc1ccccc1", "orientation": "v", "showlegend": true, "type": "scatter", "x": [-4.69, -1.229, -2.612, -1.897, -11.75, -4.478, -6.286, -5.38, -5.922, -4.364], "xaxis": "x", "y": [-9.815, -17.5, -13.31, -18.93, -16.62, -20.31, -9.411, -11.57, -17.33, -20.89], "yaxis": "y"}], "layout": {"height": 800, "legend": {"title": {"text": "scaffold_grouped"}, "tracegroupgap": 0}, "plot_bgcolor": "White", "title": {"text": "MDS on 3D descriptor data after scaling"}, "width": 1200, "xaxis": {"anchor": "y", "domain": [0, 1], "title": {"text": "component 1"}}, "yaxis": {"anchor": "x", "domain": [0, 1], "title": {"text": "component 2"}}}}
